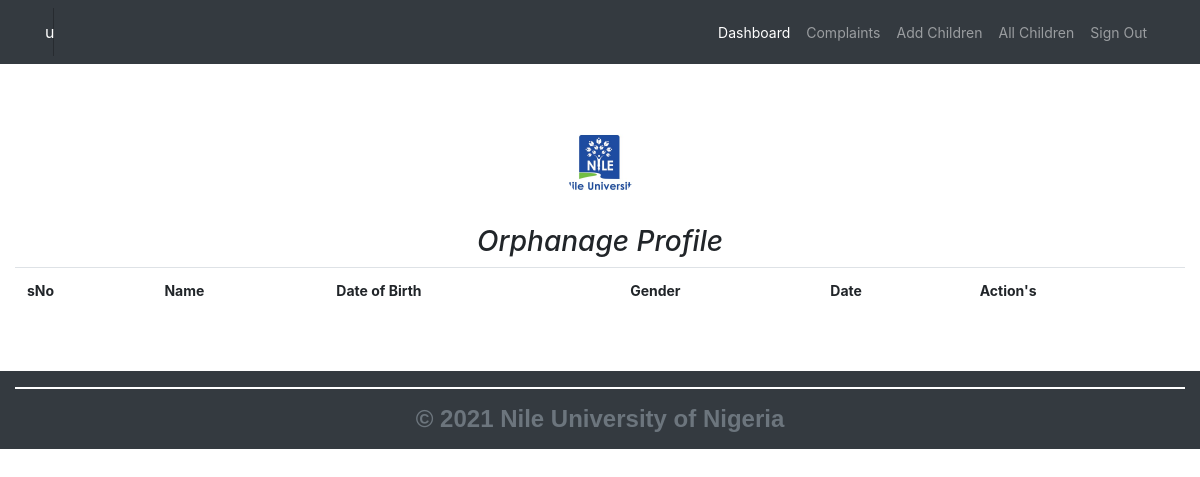
The app's page /orphanage/all-child.php (signed in), older data.
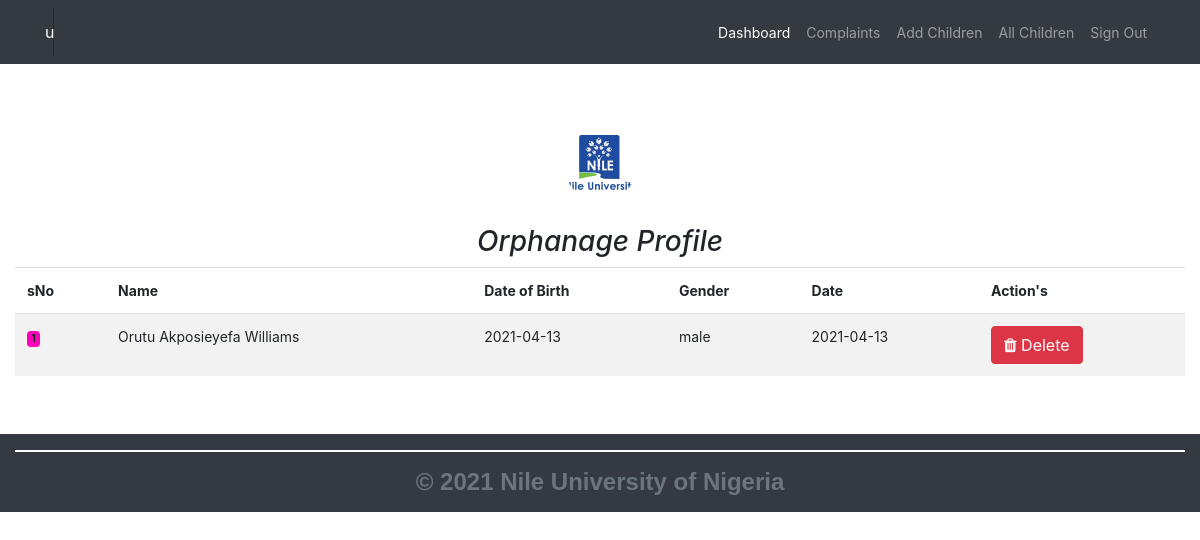
The same page, newer data.
### tables this page shows
CREATE TABLE `orphans` (
  `id` int(11) NOT NULL,
  `name` varchar(300) NOT NULL,
  `dob` date NOT NULL,
  `gender` varchar(300) NOT NULL,
  `picture` blob NOT NULL,
  `created_at` date NOT NULL
);

### libs/classes/Children.php (called while the page is built, shortened)
<?php
include_once("DB.php");
class Children
{
       public $link;
       public function __construct()
       {
           $database = new DB();
           $this->link = $database->dbConnect();
       }
       public function index()
       {
           $stmt = $this->link->prepare("SELECT * FROM orphans");
           $stmt->execute();
           return $stmt->fetchAll();
       }
}

### libs/classes/DB.php (called while the page is built, shortened)
<?php
class DB
{
	public $config =  array(
		'host' 		=> 'localhost',
		'user' 		=> 'root',
		'password' 	=> '',
		'dbname' 	=> 'gigs_orphanage'
	 );
	public function dbConnect() {
		try {
			$this->link = new PDO('mysql:host=' .$this->config['host'].'; dbname=' . $this->config['dbname'], $this->config['user'], $this->config['password']);
			$this->link->setAttribute(PDO::ATTR_EMULATE_PREPARES, false);
			$this->link->setAttribute(PDO::MYSQL_ATTR_USE_BUFFERED_QUERY, true);
			$this->link->setAttribute(PDO::ATTR_ERRMODE, PDO::ERRMODE_EXCEPTION);
			return $this->link;
		} catch (PDOException $e) {
			$this->error = "Database connection error: " . $e->getMessage();
            		return $this->error;
		}
	}
}

### orphanage/all-child.php (the view, shortened to what this page needs)
<?php
    include_once('../libs/classes/Children.php');
    $home = new Children();
    $homes = $home->index();
?>
<!doctype html>
<html lang="en">
  <head>
		<link href="../layouts/bootstrap/dist/css/bootstrap.min.css" rel="stylesheet" />
		<link href="../layouts/fonts/css/font-awesome.min.css" rel="stylesheet" />
		<link href="../layouts/css/dashboard.css" rel="stylesheet" />
	</head>
  <body>
	<?php
        include_once("inc/nav.php");
  ?><br/><br/><br/> <br/><br/><br/>
        <div class="container-fluid">
              <div class="row">
                     <div class="col-md-12 col-sm-12">
                            <a href="imagesFolder/twetter.jpg">
                                   <img class="mx-auto mb-4 rounded-circle d-block " src="../layouts/img/logo.jpg" alt="../layouts/img/logo.jpg" width="75px" height="75px" id="loginLog">
                            </a>
                            <h3 class="text-center"><em>Orphanage Profile</em></h3>
                            <div class="table-responsive">
					<table class="table table-striped table-lg table-border">
						<thead>
							<tr>
								<td><strong>sNo</strong><br></td>
                                                        <td><strong>Name</strong><br></td>
								<td><strong>Date of Birth</strong></td>
								<td><strong>Gender</strong></td>
								<td><strong>Date</strong></td>
								<td><strong>Action's<strong></td>
							</tr>
						</thead>
                                          <?php $i = 1; ?>
						<tbody>
                                                 <?php foreach ($homes as $home): ?>
                                                        <tr>
                                                               <td><span style="background-color:#ff00bb;" class="badge" ><?php echo $i++; ?></span></td>
                                                               <td><?php echo $home['name']; ?></td>
                                                               <td><?php echo $home['dob']; ?></td>
                                                               <td><?php echo $home['gender']; ?></td>
                                                               <td><?php echo $home['created_at']; ?></td>
                                                               <td>
                                                                      <form action="" method="post">
                                                                             <span>
                                                                                    <button class="btn btn-danger" name="delete"> <i  class="fa fa-trash"></i> Delete</button>
                                                                             </span>
                                                                      </form>
                                                               </td>
                                                        </tr>
                                                 <?php endforeach?>
                                          </tbody>
				</table>
				</div>
                    </div>
              </div>
      </div><br/><br/>
	<?php include_once('inc/footer.php');?>
  </body>
</html>

### orphanage/inc/nav.php (shortened to what this page needs)
<nav class="navbar navbar-expand-md navbar-dark bg-dark fixed-top">
     <div class="container">
          <a class="navbar-brand bg-dark" href="#"> 	<?php echo  $_SESSION['user'][2]; ?> </a>
          <div class="collapse navbar-collapse" id="navbarsExample03">
            <ul class="ml-auto navbar-nav">
              <li class="nav-item active">
                <a class="nav-link" href="dashboard.php"> Dashboard <span class="sr-only">(current)</span></a>
              </li>
              <li class="nav-item">
               <a class="nav-link" href="complain.php"> Complaints</a>
              </li>
              <li class="nav-item">
               <a href="create-child.php" class="nav-link"> Add Children</a>
              </li>
              <li class="nav-item">
               <a href="all-child.php" class="nav-link"> All Children</a>
              </li>
              <li class="nav-item">
               <a class="nav-link" href="destroy.php"> Sign Out</a>
              </li>
            </ul>
          </div>
     </div>
</nav>

### orphanage/inc/footer.php (shortened to what this page needs)
<footer class="footer expand-md bg-dark">
    <div class="container-fluid">
		<div class="row">
			<div class="col-12" id="footer2">
				<hr class="featurette-divider">
				<p class=" mb-3 text-muted text-center h4 mb-3 font-weight-normal">
                                   <strong> &copy; 2021 Nile University of Nigeria</strong>
				</p>
			</div>
		</div>
	</div>
</footer>

### layouts/css/dashboard.css (style rules this page uses)
body { font-size: .875rem; }
.navbar-brand { padding-top: .75rem; padding-bottom: .75rem; font-size: 1rem; background-color: rgba(0, 0, 0, .25); box-shadow: inset -1px 0 0 rgba(0, 0, 0, .25); }

### orphanage/inc/footer.php (style rules this page uses)
.footer { background-color: #000000; color:#fff; font-weight:bold; font-family:arial; }
.footer .featurette-divider { background-color:#ffffff; border:0.1rem solid #ffffff; }

Row changes from the older to the newer data that the page shows:
added orphans: name "Orutu Akposieyefa Williams", dob "2021-04-13", gender "male", created_at "2021-04-13"
